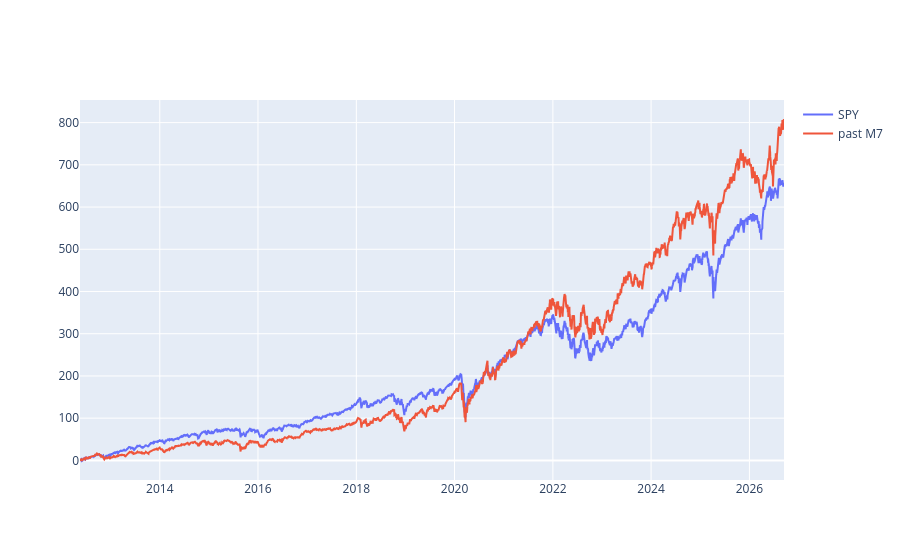

Notebook source saved alongside this figure:
### Code cell
fig=go.Figure()
#first dataset(SPY)
fig.add_scatter(x=normalized.index,y=normalized["SPY"],name="SPY",mode="lines")
#second dataset(past M7)
fig.add_scatter(x=normalized_1.index,y=normalized_1["M7"],name="past M7",mode="lines")

fig.show()

### Figure 1 — Plotly figure (JSON) as saved in the notebook; plotly's stock layout.template omitted (floating-point values rounded to 4 significant figures; data arrays with more than 128 entries replaced by an {"elided": "..."} marker saying what was removed)
{"data": [{"mode": "lines", "name": "SPY", "type": "scatter", "x": {"elided": "3601 str values"}, "y": {"elided": "3601 float values"}}, {"mode": "lines", "name": "past M7", "type": "scatter", "x": {"elided": "3601 str values"}, "y": {"elided": "3601 float values"}}], "layout": {}}
